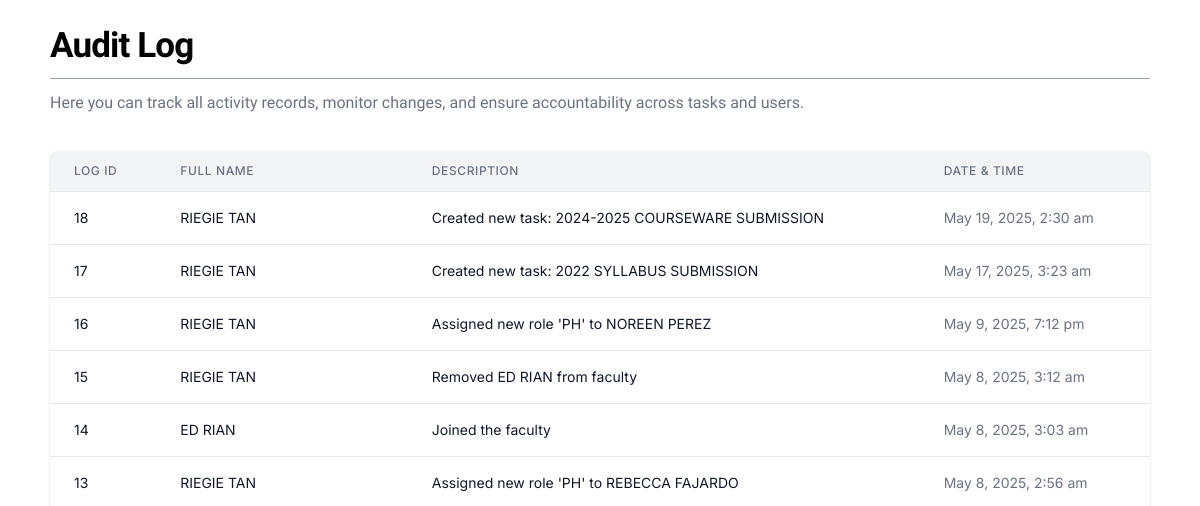
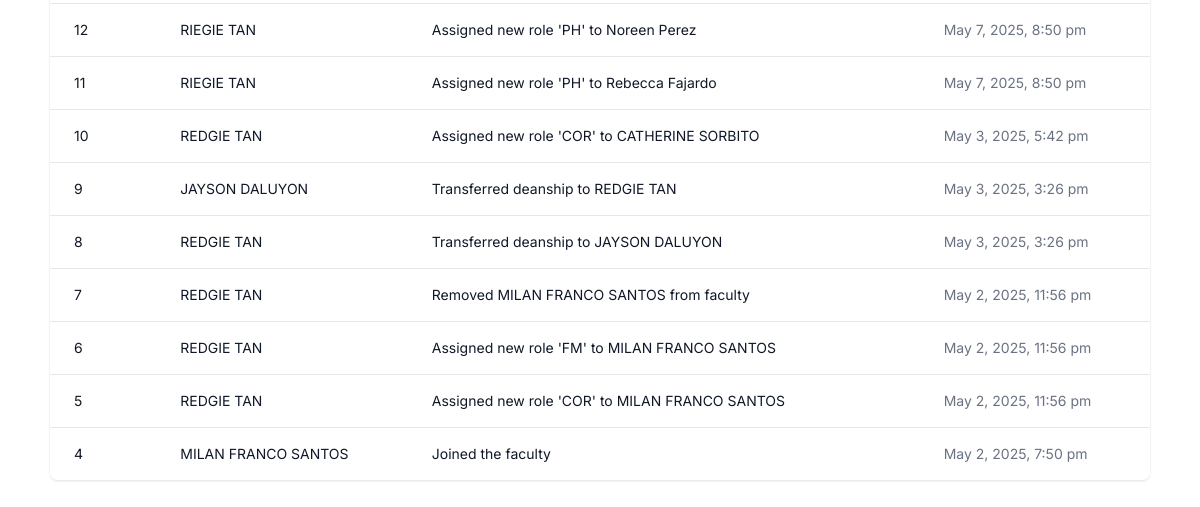
Page /main/auditlog/audit_log_frame.php (signed in) on the earlier database version (2 pictures, top to bottom).
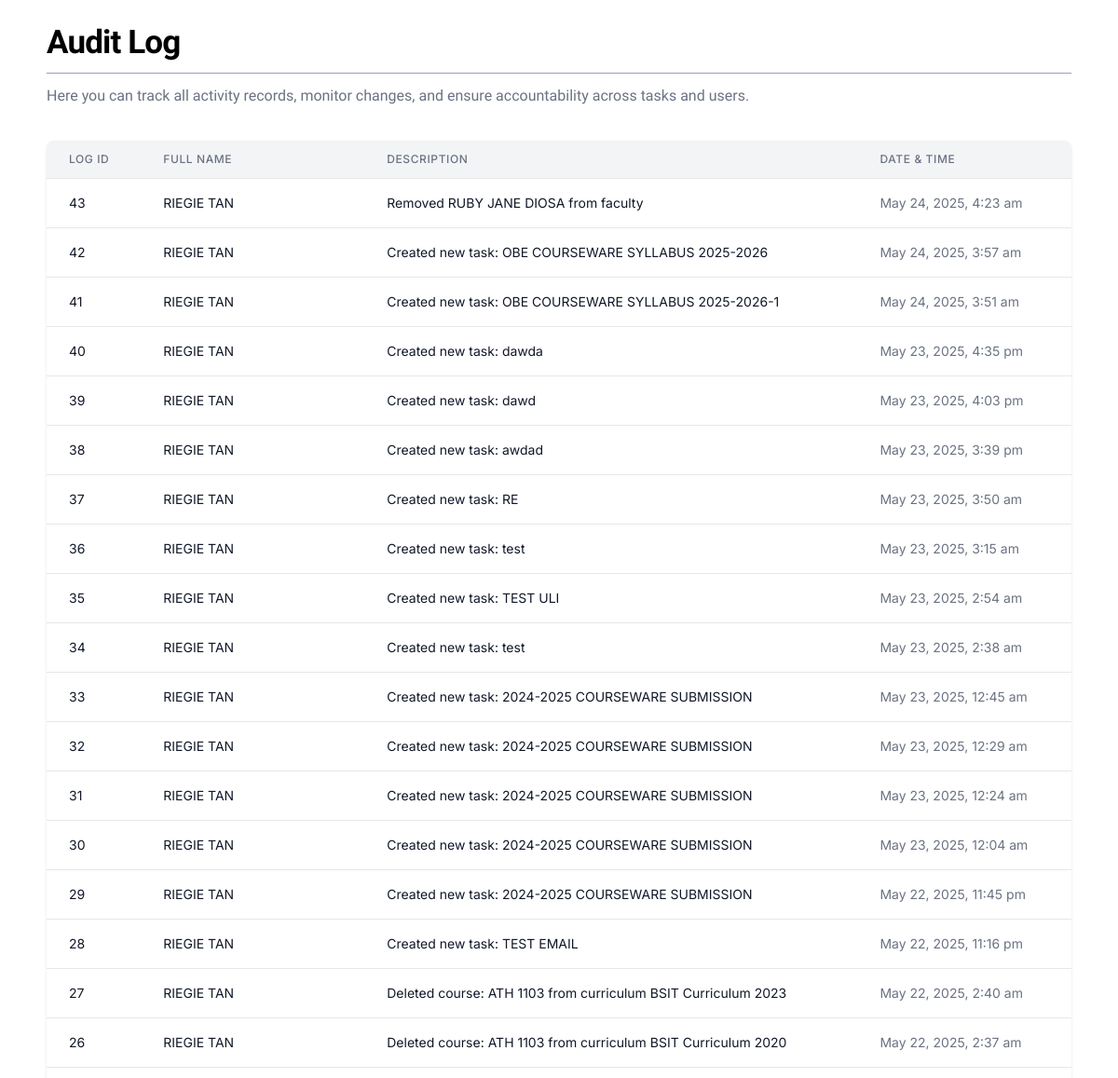
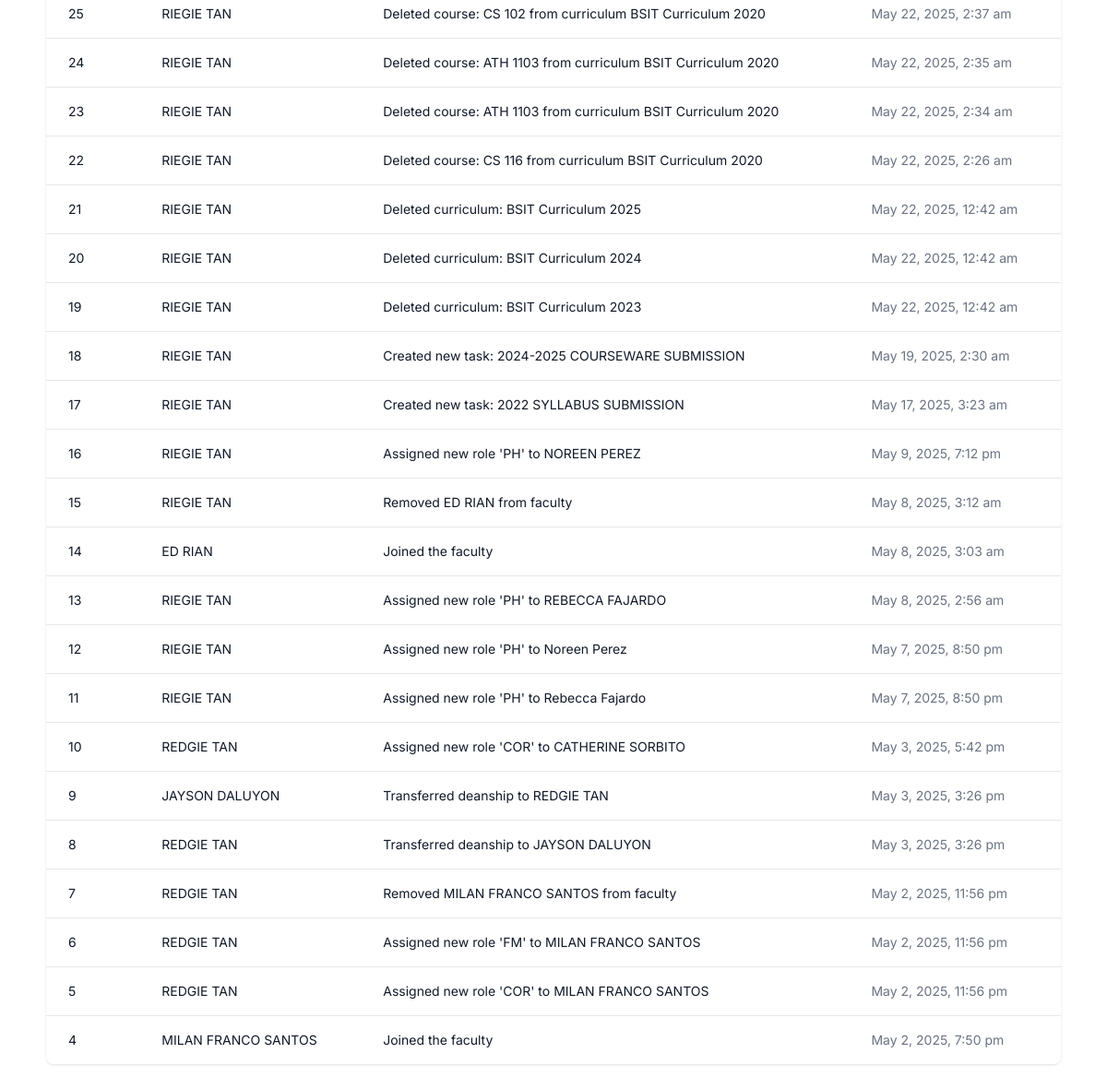
Same page on the later database version (2 pictures, top to bottom).
### tables this page shows
CREATE TABLE `auditlog` (
  `AuditLogID` int(11) NOT NULL AUTO_INCREMENT,
  `FacultyID` int(11) DEFAULT NULL,
  `PersonnelID` int(11) DEFAULT NULL,
  `FullName` varchar(100) NOT NULL,
  `Description` text NOT NULL,
  `LogDateTime` datetime NOT NULL DEFAULT current_timestamp(),
  PRIMARY KEY (`AuditLogID`),
  KEY `FacultyID` (`FacultyID`),
  KEY `PersonnelID` (`PersonnelID`),
  CONSTRAINT `fk_auditlog_faculty` FOREIGN KEY (`FacultyID`) REFERENCES `faculties` (`FacultyID`) ON DELETE SET NULL,
  CONSTRAINT `fk_auditlog_personnel` FOREIGN KEY (`PersonnelID`) REFERENCES `personnel` (`PersonnelID`) ON DELETE SET NULL
);

### main/auditlog/audit_log_frame.php (the view, shortened to what this page needs)
<?php
$conn = new mysqli("localhost", "root", "", "cms");
$accountID = $_SESSION['AccountID'];
$sql = "SELECT personnel.FacultyID, faculties.Faculty
        FROM personnel
        JOIN faculties ON personnel.FacultyID = faculties.FacultyID
        WHERE personnel.AccountID = ?";
$stmt = $conn->prepare($sql);
$stmt->bind_param("i", $accountID);
$stmt->execute();
$result = $stmt->get_result();
if ($result && $result->num_rows > 0) {
    $row = $result->fetch_assoc();
    $facultyID = $row['FacultyID'];
} else {
    $facultyName = "No Faculty Assigned";
}
$auditLogs = [];
if (!empty($facultyID)) {
    $logQuery = "SELECT AuditLogID, FullName, Description, LogDateTime
             FROM auditlog
             WHERE FacultyID = ?
             ORDER BY LogDateTime DESC";
    $logStmt = $conn->prepare($logQuery);
    $logStmt->bind_param("i", $facultyID);
    $logStmt->execute();
    $logResult = $logStmt->get_result();
    while ($logRow = $logResult->fetch_assoc()) {
        $auditLogs[] = $logRow;
    }
}
?>
<!DOCTYPE html>
<html lang="en">
<head>
    <link href="../../src/tailwind/output.css" rel="stylesheet" />
</head>
<body>
<div class="flex-1 flex flex-col px-[50px] pt-[15px] overflow-y-auto pb-[100px]">
    <h1 class="py-[5px] text-[35px] tracking-tight font-overpass font-bold">Audit Log</h1>
    <hr class="border-gray-400">
    <p class="text-gray-500 mt-3 mb-5 font-onest">
    Here you can track all activity records, monitor changes, and ensure accountability across tasks and users.
    </p>
    <div class="w-full overflow-auto bg-white shadow rounded-lg mt-4">
    <table class="min-w-full divide-y divide-gray-200">
        <thead class="bg-gray-100">
            <tr>
                <th class="px-6 py-3 text-left text-xs font-medium text-gray-500 uppercase tracking-wider">Log ID</th>
                <th class="px-6 py-3 text-left text-xs font-medium text-gray-500 uppercase tracking-wider">Full Name</th>
                <th class="px-6 py-3 text-left text-xs font-medium text-gray-500 uppercase tracking-wider">Description</th>
                <th class="px-6 py-3 text-left text-xs font-medium text-gray-500 uppercase tracking-wider">Date & Time</th>
            </tr>
        </thead>
        <tbody class="bg-white divide-y divide-gray-200">
            <?php if (!empty($auditLogs)): ?>
                <?php foreach ($auditLogs as $log): ?>
                    <tr>
                        <td class="px-6 py-4 text-sm text-gray-900"><?php echo $log['AuditLogID']; ?></td>
                        <td class="px-6 py-4 text-sm text-gray-900"><?php echo htmlspecialchars($log['FullName']); ?></td>
                        <td class="px-6 py-4 text-sm text-gray-900"><?php echo htmlspecialchars($log['Description']); ?></td>
                        <td class="px-6 py-4 text-sm text-gray-500"><?php echo date('F j, Y, g:i a', strtotime($log['LogDateTime'])); ?></td>
                    </tr>
                <?php endforeach; ?>
            <?php else: ?>
                <tr>
                    <td colspan="4" class="px-6 py-4 text-center text-sm text-gray-500">No audit log entries found for this faculty.</td>
                </tr>
            <?php endif; ?>
        </tbody>
    </table>
</div>
    </div>
</body>
</html>

### main/auditlog/audit_log_frame.php (style rules this page uses)
body { font-family: 'Inter', sans-serif; }
.font-overpass { font-family: 'Overpass', sans-serif; }
.font-onest { font-family: 'Onest', sans-serif; }

Differences in the rows shown:
added auditlog: AuditLogID "43", FullName "RIEGIE TAN", Description "Removed RUBY JANE DIOSA from faculty", LogDateTime "May 24, 2025, 4:23 am"
added auditlog: AuditLogID "42", FullName "RIEGIE TAN", Description "Created new task: OBE COURSEWARE SYLLABUS 2025-2026", LogDateTime "May 24, 2025, 3:57 am"
added auditlog: AuditLogID "41", FullName "RIEGIE TAN", Description "Created new task: OBE COURSEWARE SYLLABUS 2025-2026-1", LogDateTime "May 24, 2025, 3:51 am"
added auditlog: AuditLogID "40", FullName "RIEGIE TAN", Description "Created new task: dawda", LogDateTime "May 23, 2025, 4:35 pm"
added auditlog: AuditLogID "39", FullName "RIEGIE TAN", Description "Created new task: dawd", LogDateTime "May 23, 2025, 4:03 pm"
added auditlog: AuditLogID "38", FullName "RIEGIE TAN", Description "Created new task: awdad", LogDateTime "May 23, 2025, 3:39 pm"
added auditlog: AuditLogID "37", FullName "RIEGIE TAN", Description "Created new task: RE", LogDateTime "May 23, 2025, 3:50 am"
added auditlog: AuditLogID "36", FullName "RIEGIE TAN", Description "Created new task: test", LogDateTime "May 23, 2025, 3:15 am"
added auditlog: AuditLogID "35", FullName "RIEGIE TAN", Description "Created new task: TEST ULI", LogDateTime "May 23, 2025, 2:54 am"
added auditlog: AuditLogID "34", FullName "RIEGIE TAN", Description "Created new task: test", LogDateTime "May 23, 2025, 2:38 am"
added auditlog: AuditLogID "33", FullName "RIEGIE TAN", Description "Created new task: 2024-2025 COURSEWARE SUBMISSION", LogDateTime "May 23, 2025, 12:45 am"
added auditlog: AuditLogID "32", FullName "RIEGIE TAN", Description "Created new task: 2024-2025 COURSEWARE SUBMISSION", LogDateTime "May 23, 2025, 12:29 am"
added auditlog: AuditLogID "31", FullName "RIEGIE TAN", Description "Created new task: 2024-2025 COURSEWARE SUBMISSION", LogDateTime "May 23, 2025, 12:24 am"
added auditlog: AuditLogID "30", FullName "RIEGIE TAN", Description "Created new task: 2024-2025 COURSEWARE SUBMISSION", LogDateTime "May 23, 2025, 12:04 am"
added auditlog: AuditLogID "29", FullName "RIEGIE TAN", Description "Created new task: 2024-2025 COURSEWARE SUBMISSION", LogDateTime "May 22, 2025, 11:45 pm"
added auditlog: AuditLogID "28", FullName "RIEGIE TAN", Description "Created new task: TEST EMAIL", LogDateTime "May 22, 2025, 11:16 pm"
added auditlog: AuditLogID "27", FullName "RIEGIE TAN", Description "Deleted course: ATH 1103 from curriculum BSIT Curriculum 2023", LogDateTime "May 22, 2025, 2:40 am"
added auditlog: AuditLogID "26", FullName "RIEGIE TAN", Description "Deleted course: ATH 1103 from curriculum BSIT Curriculum 2020", LogDateTime "May 22, 2025, 2:37 am"
added auditlog: AuditLogID "25", FullName "RIEGIE TAN", Description "Deleted course: CS 102 from curriculum BSIT Curriculum 2020", LogDateTime "May 22, 2025, 2:37 am"
added auditlog: AuditLogID "24", FullName "RIEGIE TAN", Description "Deleted course: ATH 1103 from curriculum BSIT Curriculum 2020", LogDateTime "May 22, 2025, 2:35 am"
added auditlog: AuditLogID "23", FullName "RIEGIE TAN", Description "Deleted course: ATH 1103 from curriculum BSIT Curriculum 2020", LogDateTime "May 22, 2025, 2:34 am"
added auditlog: AuditLogID "22", FullName "RIEGIE TAN", Description "Deleted course: CS 116 from curriculum BSIT Curriculum 2020", LogDateTime "May 22, 2025, 2:26 am"
added auditlog: AuditLogID "21", FullName "RIEGIE TAN", Description "Deleted curriculum: BSIT Curriculum 2025", LogDateTime "May 22, 2025, 12:42 am"
added auditlog: AuditLogID "20", FullName "RIEGIE TAN", Description "Deleted curriculum: BSIT Curriculum 2024", LogDateTime "May 22, 2025, 12:42 am"
added auditlog: AuditLogID "19", FullName "RIEGIE TAN", Description "Deleted curriculum: BSIT Curriculum 2023", LogDateTime "May 22, 2025, 12:42 am"
